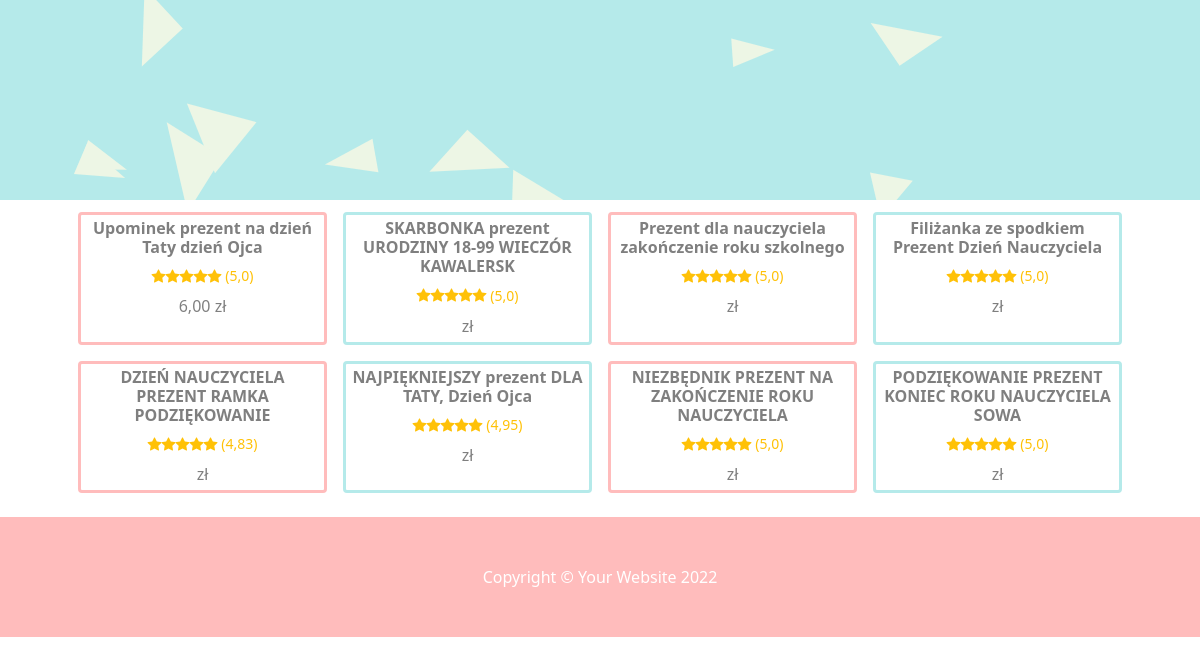
The app's page /, older data.
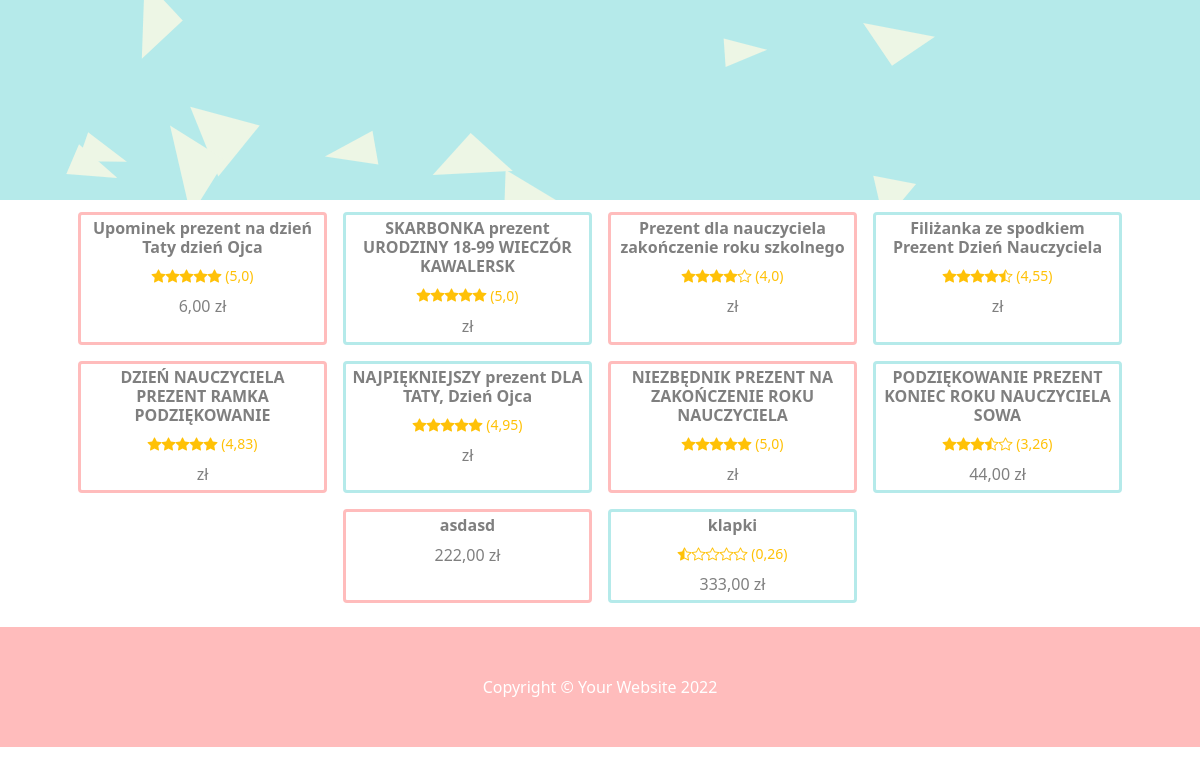
The same page, newer data.
### okazje_app/models.py (models this page shows, shortened)
class Item(models.Model):
    title = models.CharField(max_length=256)
    image = models.ImageField(null=True, blank=True)
    image_thumbnail = models.ImageField(null=True, blank=True)
    image_url = models.URLField(null=True, blank=True)
    price = models.FloatField(null=True, blank=True)
    url = models.URLField()
    description = models.TextField(null=True, blank=True)
    rating = models.FloatField(null=True, blank=True)
    rating_count = models.IntegerField(null=True, blank=True)
    slug = models.SlugField(null=False, unique=True)
    created = models.DateTimeField(auto_now_add=True)

### okazje_app/views.py (the view)
# urls.py: path('', Items.as_view()),
class Items(ListView):
    model = Item
    template_name = 'okazje_app/okazje.html'
    context_object_name = 'okazje'
    paginate_by = PAGINATE_NUMBER

### okazje_app/templates/okazje_app/okazje.html (shortened to what the changed rows need)
{% extends 'base.html' %}
{% load static %}
{% block content %}
    <section class="py-2">
        <div class="container px-1 px-lg-5 mt-1">
            <div class="row gx-2 gx-lg-3 row-cols-2 row-cols-md-3 row-cols-xl-4 justify-content-center">
                {% for okazja in okazje %}
                    <div class="col mb-3">
                        <a class="text-decoration-none text-black-50" href="" data-bs-toggle="modal"
                           data-bs-target="#Modal"
                           onclick="setModalProperties(`{{ okazja.slug }}`, `{{ okazja.title }}`,
                                   `{{ okazja.description }}`,`{{ okazja.url }}`, `{{ okazja.price }}`,
                                   `{{ okazja.rating }}`, `{{ okazja.rating_count }}`)">
                            <div class="card h-100 " style="border-color:
                                    {% if okazja.id|divisibleby:2 %}#B5EAEA{% else %}#FFBCBC{% endif %}; border-width: medium">
                                <div class="card-body p-1">
                                    <div class="text-center">
                                        <h6 class="fw-bolder">{{ okazja.title }}</h6>
                                        {% if okazja.rating %}
                                            <div class="d-flex justify-content-center small text-warning mb-2">
                                                <div class="bi-star{% if okazja.rating >= 0.75 %}-fill
                                                    {% elif okazja.rating >= 0.25 and okazja.rating < 0.75 %}-half
                                                    {% endif %}">
                                                </div>
                                                <div class="bi-star{% if okazja.rating >= 1.75 %}-fill
                                                    {% elif okazja.rating >= 1.25 and okazja.rating < 1.75 %}-half
                                                    {% endif %}">
                                                </div>
                                                <div class="bi-star{% if okazja.rating >= 2.75 %}-fill
                                                    {% elif okazja.rating >= 2.25 and okazja.rating < 2.75 %}-half
                                                    {% endif %}">
                                                </div>
                                                <div class="bi-star{% if okazja.rating >= 3.75 %}-fill
                                                    {% elif okazja.rating >= 3.25 and okazja.rating < 3.75 %}-half
                                                    {% endif %}">
                                                </div>
                                                <div class="bi-star{% if okazja.rating >= 4.75 %}-fill
                                                    {% elif okazja.rating >= 4.25 and okazja.rating < 4.75 %}-half
                                                    {% endif %}">
                                                </div>
                                                <div>
                                                    &nbsp({% if okazja.rating and okazja.rating_count %}{{ okazja.rating }}{% endif %})
                                                </div>
                                            </div>
                                        {% endif %}
                                        {{ okazja.price|floatformat:2 }} zł
                                    </div>
                                </div>
                            </div>
                        </a>
                    </div>
                {% endfor %}
            </div>
        </div>
    </section>
{% endblock %}

Row changes from the older to the newer data that the page shows:
changed Item "Prezent dla nauczyciela zakończenie roku szkolnego": rating "5,0" → "4,0"
changed Item "Filiżanka ze spodkiem Prezent Dzień Nauczyciela": rating "5,0" → "4,55"
changed Item "PODZIĘKOWANIE PREZENT KONIEC ROKU NAUCZYCIELA SOWA": rating "5,0" → "3,26"; price (not shown) → "44,00"
added Item: title "asdasd", price "222,00"
added Item: title "klapki", rating "0,26", price "333,00"
